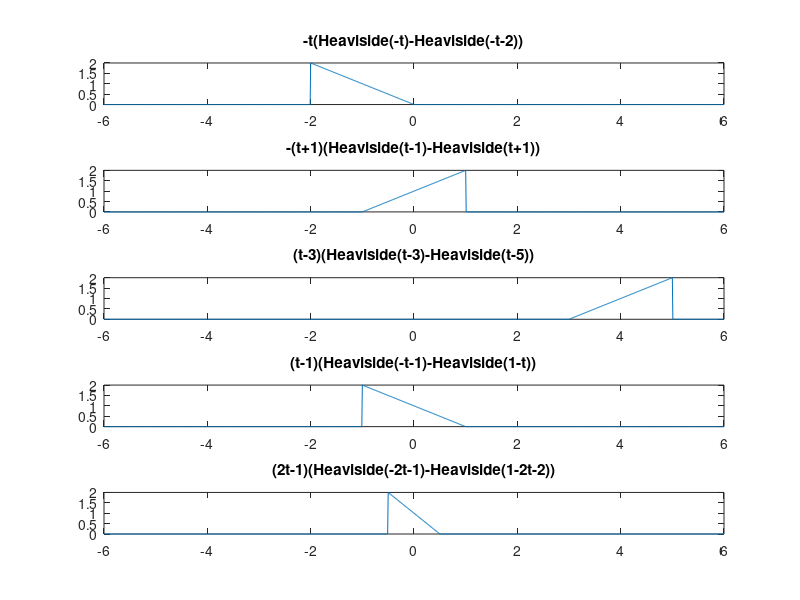

Recreate this plot in MATLAB.
t=-6:0.01:6;
subplot(5,1,1);
y1=(-t).*(-t>0)-(-t).*(-t>2);
plot(t,y1),title('-t(Heaviside(-t)-Heaviside(-t-2))');
subplot(5,1,2);
y2=(t+1).*(t+1>0)-(t+1).*(t+1>2);
plot(t,y2),title('-(t+1)(Heaviside(t-1)-Heaviside(t+1))');
subplot(5,1,3);
y3=(t-3).*(t-3>0)-(t-3).*(t-3>2);
plot(t,y3),title('(t-3)(Heaviside(t-3)-Heaviside(t-5))');
subplot(5,1,4);
y4=(-t+1).*(-t+1>0)-(-t+1).*(-t+1>2);
plot(t,y4),title('(t-1)(Heaviside(-t-1)-Heaviside(1-t))');
subplot(5,1,5);
y5=(-2*t+1).*(-2*t+1>0)-(-2*t+1).*(-2*t+1>2);
plot(t,y5),title('(2t-1)(Heaviside(-2t-1)-Heaviside(1-2t-2))');
